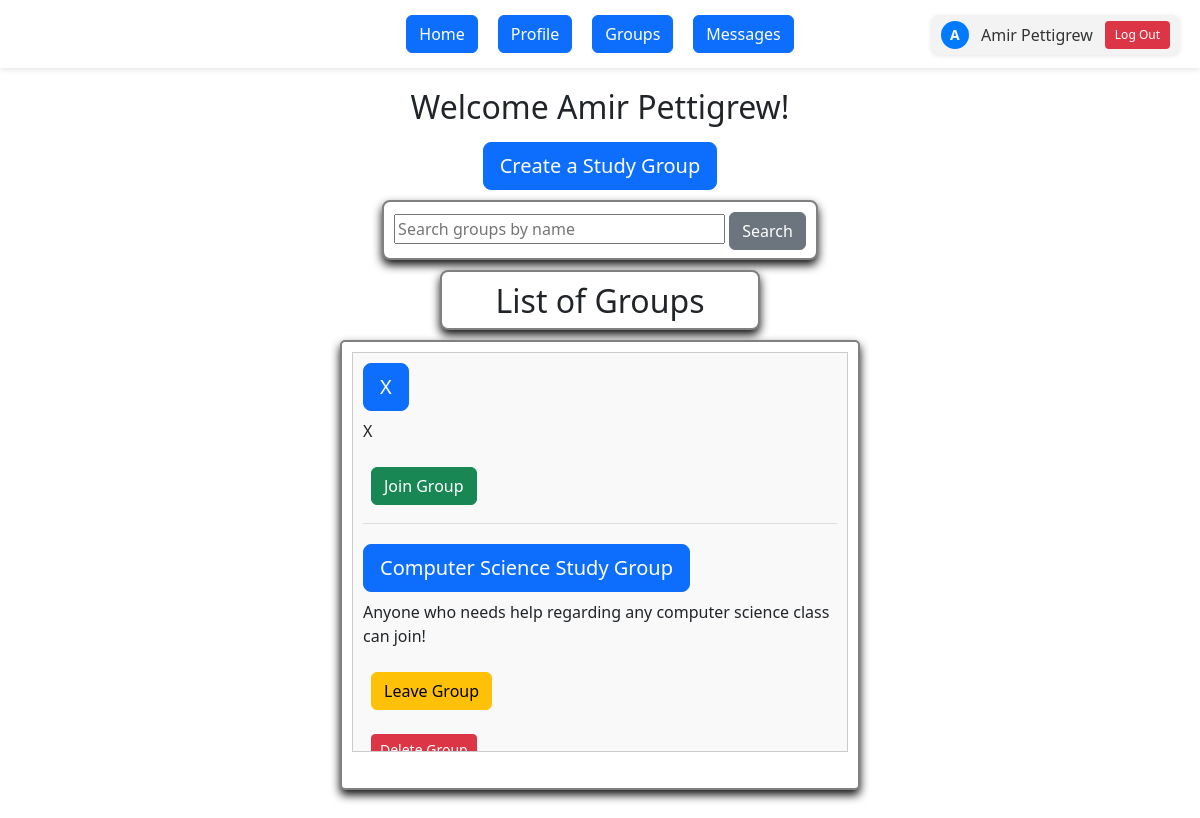
The page /dashboard (signed in) on the database as committed earlier.
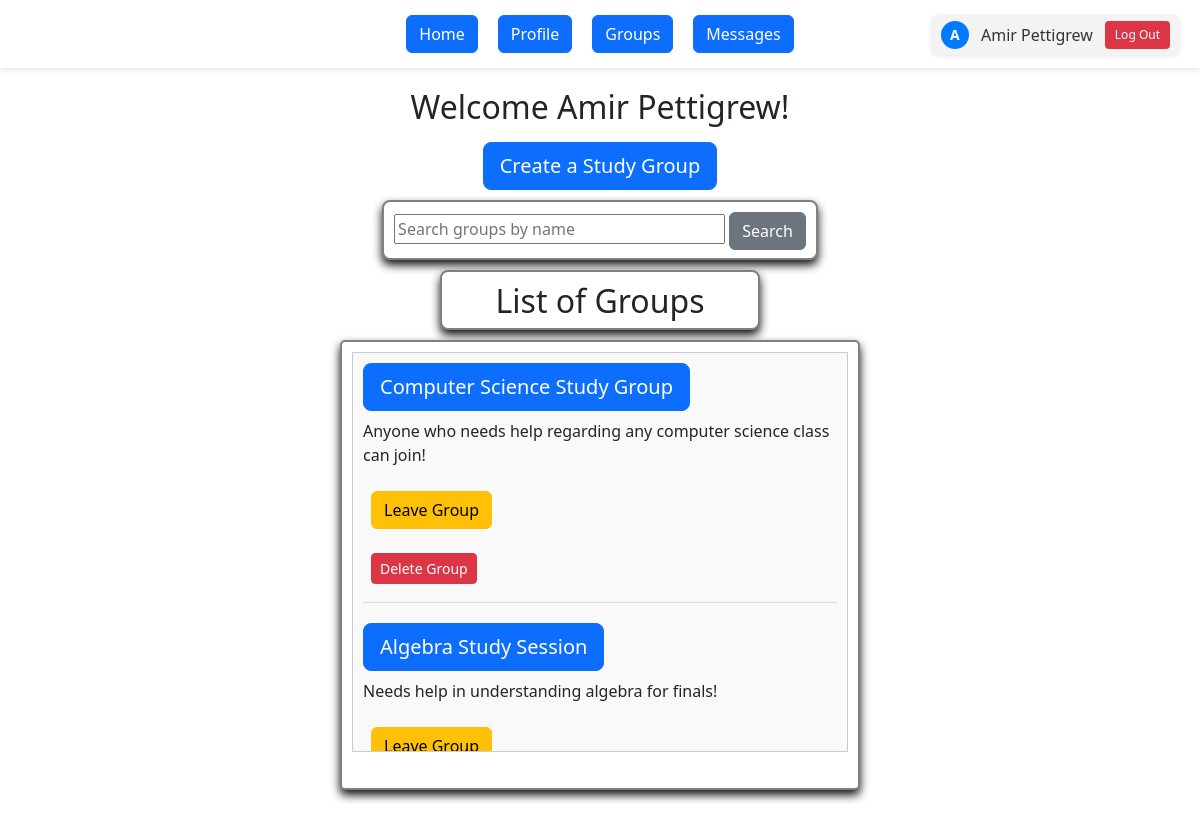
The same page on the database as committed later.
### app/models/models.py (models this page shows)
class User(UserMixin, db.Model):
    __tablename__ = 'users'
    id = db.Column(db.Integer, primary_key=True)
    southern_email = db.Column(db.String(120), unique=True, nullable=False)
    name = db.Column(db.String(100), nullable=False)
    password_hash = db.Column(db.String(128), nullable=False)
    created_at = db.Column(db.DateTime, default=datetime.utcnow)
    groups = db.relationship('StudyGroup', backref='creator', lazy=True)
    memberships = db.relationship('Membership', backref='user', lazy=True)
    forums = db.relationship('Forum', backref='forum_creator', lazy=True)
    sent_messages = db.relationship('Message', foreign_keys='Message.sender_id', backref='sender', lazy=True)
    received_messages = db.relationship('Message', foreign_keys='Message.receiver_id', backref='receiver', lazy=True)
    thread_posts = db.relationship('ThreadMessage', foreign_keys='ThreadMessage.author_id', backref='author', lazy=True)

class StudyGroup(db.Model):
    __tablename__ = 'study_groups'
    id = db.Column(db.Integer, primary_key=True)
    subject = db.Column(db.String(50), nullable=False)
    meet_time = db.Column(db.DateTime, nullable=False)
    name = db.Column(db.String(100), nullable=False)
    description = db.Column(db.Text)
    location = db.Column(db.String(200), nullable=False)
    created_by_id = db.Column(db.Integer, db.ForeignKey('users.id'), nullable=False)
    created_at = db.Column(db.DateTime, default=datetime.utcnow)
    forums = db.relationship('Forum', backref='study_group', lazy=True, cascade='all, delete-orphan')
    memberships = db.relationship('Membership', backref='study_group', lazy=True, cascade='all, delete-orphan')

### app/routes/main.py (the view)
@main_bp.route('/dashboard')
@login_required
def dashboard():
    q = request.args.get('q', '').strip()
    unread_count = Message.query.filter_by(receiver_id=current_user.id, is_read=False).count()
    if q:
        groups = StudyGroup.query.filter(
            StudyGroup.name.ilike(f'%{q}%')
        ).all()
    else:
        groups = StudyGroup.query.all()
    member_records = Membership.query.filter_by(user_id=current_user.id).all()
    member_group_ids = {m.study_group_id for m in member_records}
    return render_template(
        'dashboard.html',
        name=current_user.name,
        groups=groups,
        q=q,
        member_group_ids=member_group_ids,
        unread_count=unread_count  # pass this to template
    )

### app/__init__.py (called while the page is built)
def create_app(config_object=DevelopmentConfig):
    app = Flask(__name__, instance_relative_config=True)
    app.config.from_object(config_object)
    db.init_app(app)
    login_manager.init_app(app)
    @login_manager.user_loader
    def load_user(user_id):
        from app.models.models import User
        return User.query.get(int(user_id))
    from app.routes.auth import auth_bp
    from app.routes.main import main_bp
    app.register_blueprint(auth_bp)
    app.register_blueprint(main_bp)
    from app.routes.threads import threads_bp
    app.register_blueprint(threads_bp)
    @app.route('/')
    def root():
        return redirect(url_for('auth.login'))
    with app.app_context():
        db.create_all()
    return app

### app/templates/dashboard.html (shortened to what this page needs)
<!DOCTYPE html>
<html lang="en">
<head>
  <link rel="stylesheet" href="{{ url_for('static', filename='dashboard_styles.css') }}">
  <link rel="stylesheet" href="{{ url_for('static', filename='bootstrap.css') }}">
</head>
<body>
  {% if current_user.is_authenticated %}
    <div class="user-area">
      <a href="{{ url_for('main.profile') }}" class="user-info">
        <div class="user-avatar">
          {{ current_user.name[0]|upper }}
        </div>
        <span>{{ current_user.name }}</span>
      </a>
      <form method="GET" action="{{ url_for('auth.logout') }}">
        <button class="logout-button" type="submit">Log Out</button>
      </form>
    </div>
  {% endif %}
  <div class="menu">
    <a href="{{ url_for('main.dashboard') }}"><type="button" class="btn btn-primary"> Home </button></a>
    <a href="{{ url_for('main.profile') }}"><type="button" class="btn btn-primary"> Profile </button></a>
    <a href="{{ url_for('main.view_my_groups') }}"><type="button" class="btn btn-primary"> Groups </button></a>
    <a href="{{ url_for('auth.message') }}"><type="button" class="btn btn-primary">
      Messages
    </button></a>
  </div>
  <h2>Welcome {{ current_user.name }}!</h2>
  <header>
  <div class="navbar">
    <a href="{{ url_for('main.create_group') }}" class="btn btn-primary btn-lg" button> Create a Study Group </button></a>
  </div>
  </header>
  <form method="GET" action="{{ url_for('main.dashboard') }}" class="search-form searchhead">
    <input
      type="text"
      name="q"
      placeholder="Search groups by name"
       size=30
      value="{{ q }}">
    <button type="submit" class="btn btn-secondary">Search</button>
  </form>
  <div class="listgrouphead">
   <h2>List of Groups</h2>
  </div>
  <div class="group-container">
    <ul class="group-list">
    {% for group in groups %}
      <li class="group-item">
        <h3>
          <a href="{{ url_for('main.view_group', group_id=group.id) }}">
          <button class="btn btn-primary btn-lg">{{ group.name }}</button>
        </a>
      </h3>
        <p>{{ group.description }}</p>
<div class="container-fluid mt-2">
  <div class="row">
    <div class="col-sm p-2 text-white">
        {% if group.id in member_group_ids %}
          <form method="POST" action="{{ url_for('main.leave_group', group_id=group.id) }}">
            <button type="submit" class="btn btn-warning">Leave Group</button>
          </form>
          <br>
          <form method="POST" action="{{ url_for('main.delete_group', group_id=group.id) }}">
            <button type="submit" class="btn btn-danger btn-sm">Delete Group</button>
          </form></div>
    <div class="col-sm p-2 text-white"> {% else %}
          <form method="POST" action="{{ url_for('main.join_group', group_id=group.id) }}">
            <button type="submit" class="btn btn-success">Join Group</button></div>
  </div>
</div>
        {% endif %}
      </li>
    {% else %}
      <li>No groups found.</li>
    {% endfor %}
    </ul>
  </div>
</body>
</html>

### app/static/dashboard_styles.css (style rules this page uses)
body { display: flex; flex-direction: column; align-items: center; font-family: sans-serif; margin: 0; padding: 0px; }
.menu { width: 100%; text-align: center; margin-bottom: 20px; }
h2 { text-align: center; }
.listgrouphead { position: fixed; width: 320px; height: 60px; padding: 10px; background-color: #fff; border: 2px solid gray; border-radius: 8px; margin-left: auto; margin-right: auto; margin-top: 270px; box-shadow: #111 0px 5px 10px; animation: fadein 2s; }
.searchhead { position: fixed; width: auto; height: 60px; padding: 10px; background-color: #fff; border: 2px solid gray; border-radius: 8px; margin-left: auto; margin-right: auto; margin-top: 200px; box-shadow: #111 0px 5px 10px; animation: fadein 2s; }
.group-container { position: fixed; width: 520px; height: 450px; padding: 10px; background-color: #fff; border: 2px solid gray; border-radius: 5px; margin-left: auto; margin-right: auto; margin-top: 340px; box-shadow: #111 0px 5px 10px; animation: fadein 2s; }
.group-list { max-height: 400px; overflow-y: auto; padding: 10px; border: 1px solid #ccc; background: #f9f9f9; list-style-type: none; }
.group-item { margin-bottom: 20px; padding-bottom: 10px; border-bottom: 1px solid #ddd; }
.search-form { margin-bottom: 15px; }
.user-info { display: flex; align-items: center; gap: 6px; text-decoration: none; color: #333; }
.user-avatar { width: 28px; height: 28px; background-color: #007bff; color: white; border-radius: 50%; text-align: center; line-height: 28px; font-size: 14px; font-weight: bold; }
.user-area { position: absolute; top: 15px; right: 20px; display: flex; align-items: center; gap: 12px; background-color: #f3f3f3; padding: 6px 10px; border-radius: 8px; box-shadow: 0 1px 4px rgba(0,0,0,0.1); }
.logout-button { background-color: #dc3545; color: white; border: none; padding: 5px 10px; border-radius: 4px; font-size: 12px; cursor: pointer; transition: background-color 0.2s ease; display: inline-block; }
body::before { content: ""; position: fixed; top: 0; left: 0; width: 100%; height: 100%; background-image: url('scsu.svg'); background-size: cover; background-repeat: no-repeat; opacity: 0.4; z-index: -1; pointer-events: none; }
.user-info { display: flex; align-items: center; text-decoration: none; color: #333; }
.user-avatar { width: 28px; height: 28px; background-color: #007bff; color: white; border-radius: 50%; text-align: center; line-height: 28px; font-weight: bold; margin-right: 6px; }
.logout-button { background-color: #dc3545; color: white; border: none; padding: 5px 10px; border-radius: 4px; font-size: 12px; cursor: pointer; transition: background-color 0.2s ease; }
.menu { display: flex; justify-content: center; gap: 20px; background-color: #fff; padding: 15px; box-shadow: 0 2px 5px rgba(0, 0, 0, 0.1); }

Rows that differ between the two databases and show on the page:
removed StudyGroup: name "X", description "X"
added StudyGroup: name "Algebra Study Session", description "Needs help in understanding algebra for finals!"
